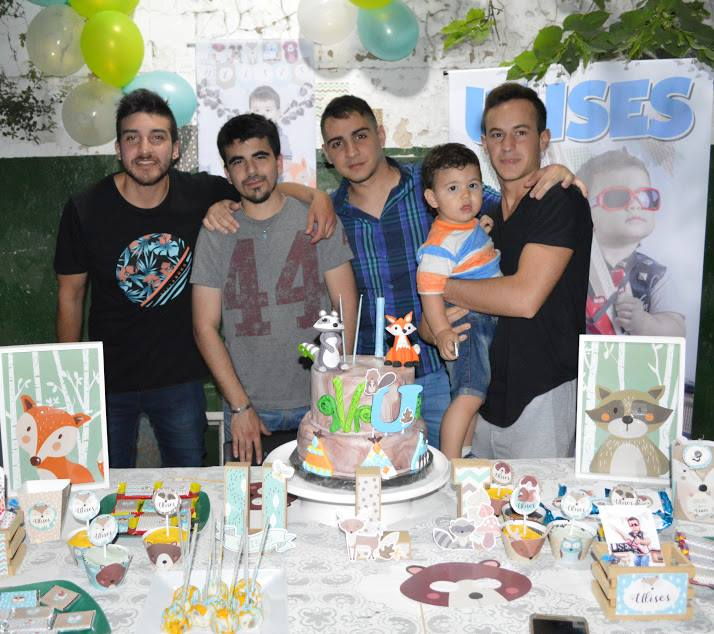
#> input picture detect_faces/tincho1.jpg, 714 x 634 px
$ python face_detector.py
#> lines starting #> are read from the running program, lines starting #| are printed output that depends on the picture; after the words box and inside, x2 and y2 are one past the last pixel; in counts of white or black regions, pixels touching at a corner belong together
import cv2

face_cascade=cv2.CascadeClassifier("haarcascade_frontalface_default.xml")

img = cv2.imread("tincho1.jpg")
#> img is the input picture: shape (634, 714, 3); mean B, G, R 144.6, 149.8, 150.4
gray_img= cv2.cvtColor(img,cv2.COLOR_BGR2GRAY)
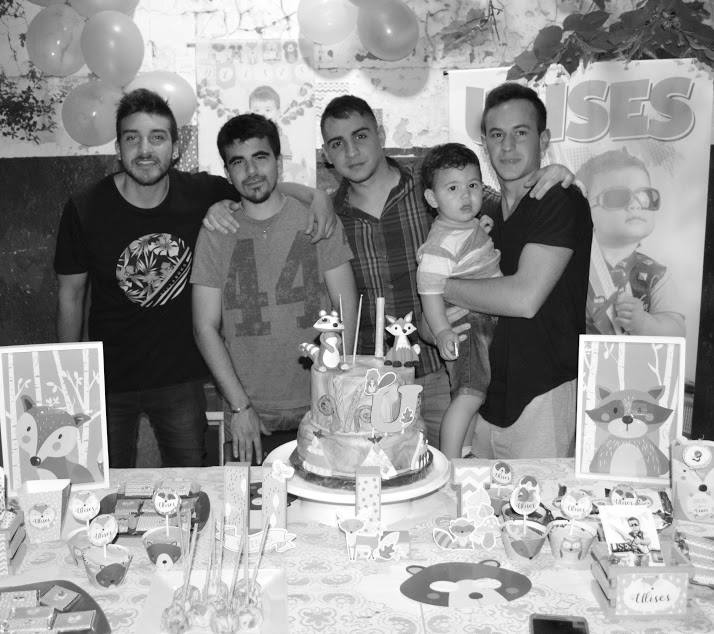
#> gray_img: shape (634, 714); min 0, max 255, mean 149.3

faces=face_cascade.detectMultiScale(gray_img,
# SCALEFACTOR ES PARA QUE DESPUES DE LA PRIMERA BUSQUEDA LA ACHIQUE EN ESTE CASO
# 1.05 SERIA QUE LA ACHIQUER 5% CADA SIGUIENTE BSUQEDA
scaleFactor=1.1,
minNeighbors=5)
#> faces = [[60, 503, 53, 53], [436, 167, 54, 54], [114, 113, 64, 64], [477, 111, 65, 65], [220, 135, 62, 62], [316, 113, 69, 69], [108, 233, 72, 72], [133, 492, 69, 69], [411, 218, 89, 89]]

for x,y,w,h in faces:
    img=cv2.rectangle(img, (x,y),(x+w,y+h),(0,255,0),3)
#> this loop made 9 passes
#> pass 1, `img=cv2.rectangle(img, (x,y),(x+w,y+h),(0,255,0),3)`:
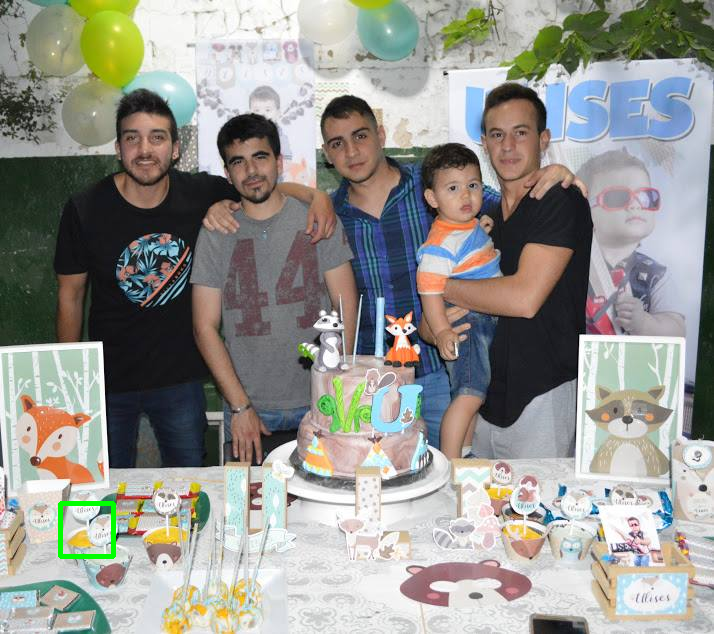
#> img: shape (634, 714, 3); 0.23% of pixels changed, all inside (x1, y1, x2, y2) = (58, 501, 116, 559)
#> pass 2, `img=cv2.rectangle(img, (x,y),(x+w,y+h),(0,255,0),3)`:
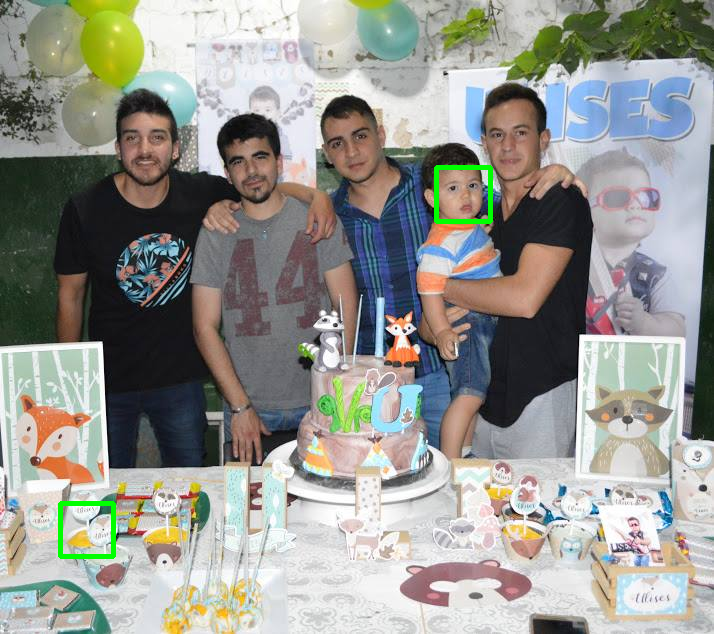
#> img: shape (634, 714, 3); 0.24% of pixels changed, all inside (x1, y1, x2, y2) = (434, 165, 493, 224)
#> pass 3, `img=cv2.rectangle(img, (x,y),(x+w,y+h),(0,255,0),3)`:
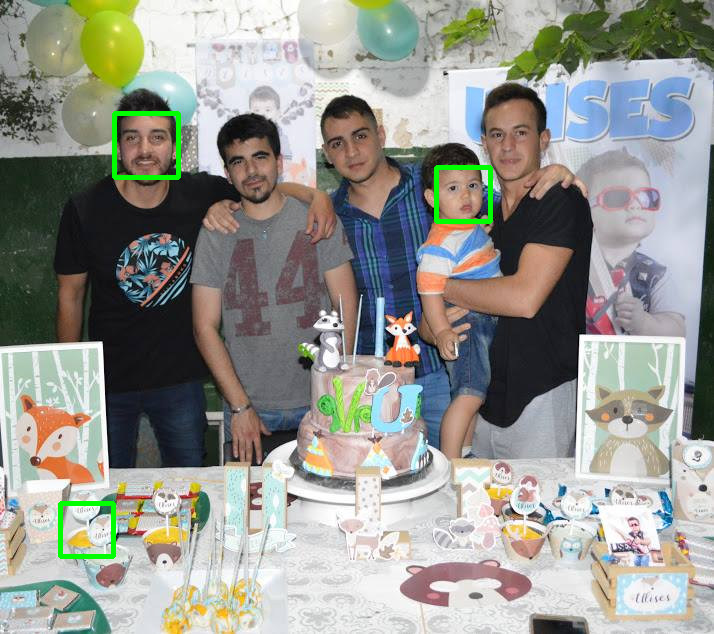
#> img: shape (634, 714, 3); 0.28% of pixels changed, all inside (x1, y1, x2, y2) = (112, 111, 181, 180)
#> after the loop:
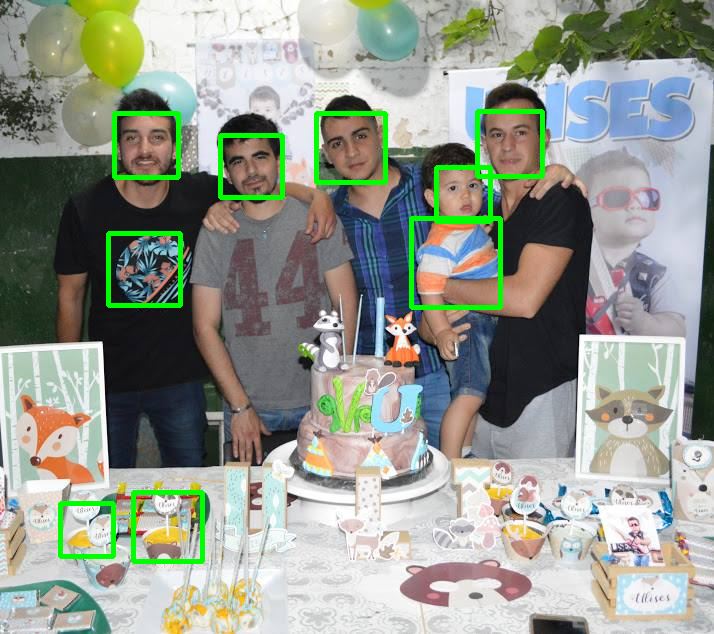
#> img: shape (634, 714, 3); 1.82% of pixels changed, all inside (x1, y1, x2, y2) = (106, 109, 545, 564)

resized=cv2.resize(img,(int(img.shape[0]/3),int(img.shape[1]/3)))
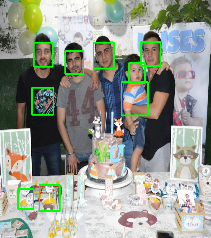
#> resized: shape (238, 211, 3); mean B, G, R 141.6, 153.3, 147.1
cv2.imshow("Gray",resized)
cv2.waitKey(0)
cv2.destroyAllWindows()
